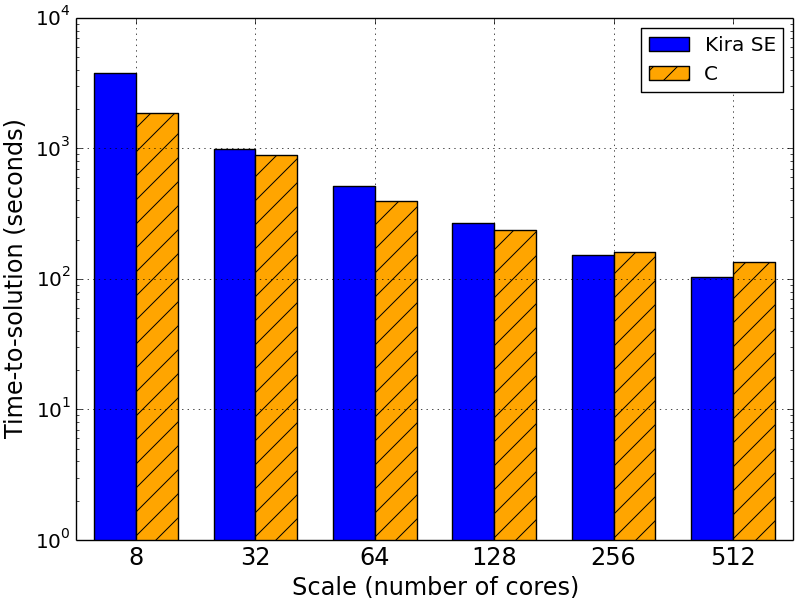

Write Python code to recreate this figure.
#!/usr/bin/env python
# a bar plot with errorbars
import numpy as np
import matplotlib.pyplot as plt

N = 6
Kira = (3806, 996, 511, 268, 152, 104)
C = (1874, 887, 398, 236, 161, 134)

ind = 0.15+np.arange(N)  # the x locations for the groups
width = 0.35       # the width of the bars

ax = plt.subplot()
ax.set_yscale("log", nonposx='clip')
rects1 = ax.bar(ind, Kira, width, color='b', log='True')
rects2 = ax.bar(ind+width, C, width, color='orange', hatch="/", log='True')

ax.set_ylim([1, 10000])
ax.grid(True)

# add some text for labels, title and axes ticks
ax.set_xlabel('Scale (number of cores)', size='x-large')
ax.set_ylabel('Time-to-solution (seconds)', size='x-large')
ax.set_xticks(ind+width)
ax.set_xticklabels( ('8', '32', '64', '128', '256', '512'), size='x-large') 
plt.yticks(size='large')
ax.legend( (rects1[0], rects2[0]), ('Kira SE', 'C') )

plt.show()
